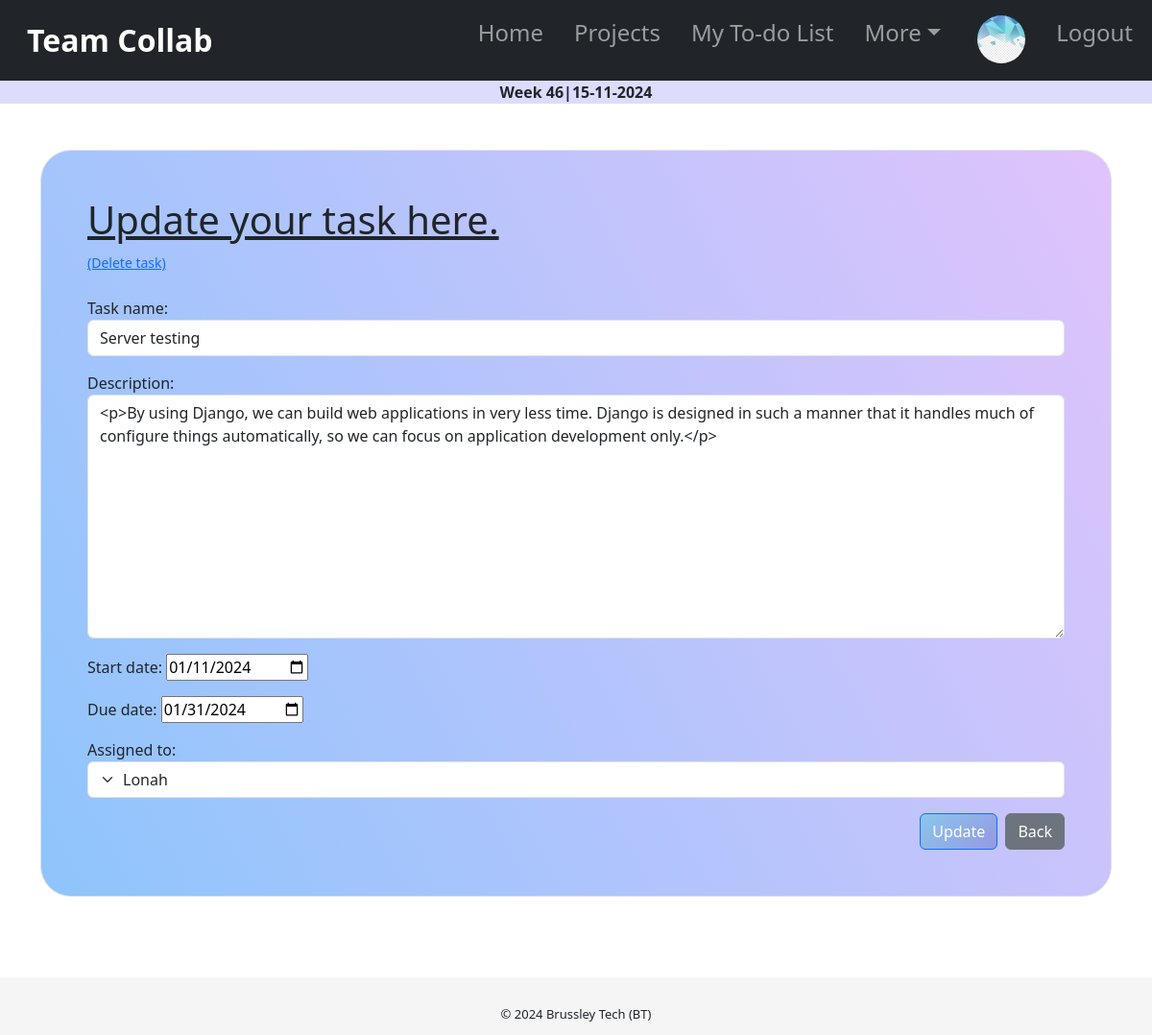
The app's page /task_view/2/ (signed in), older data.
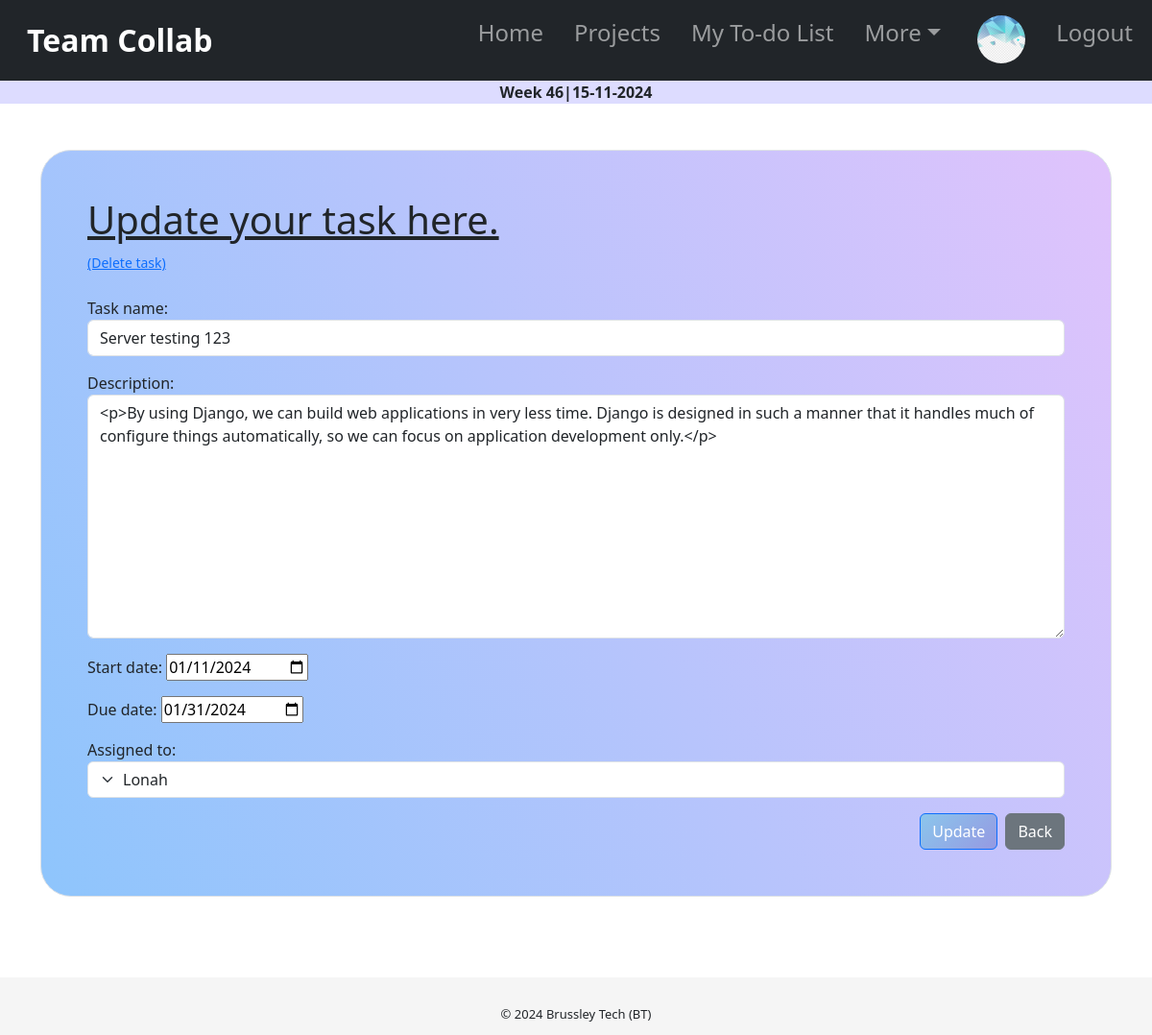
The same page, newer data.
### tasks/models.py (models this page shows, shortened)
class Task(models.Model):
    task_name = models.CharField(max_length=255, null=False)
    description = RichTextField(max_length=3000,null=True, blank=True)
    start_date = models.DateField( blank=True, null = True)
    due_date = models.DateField( blank=True, null = True)
    status = models.CharField(max_length=20, choices=TaskStatus.choices, default=TaskStatus.OPEN)
    project = models.ForeignKey(Project, on_delete=models.CASCADE, null=True, blank=True)
    assigned_to = models.ForeignKey(User, on_delete=models.CASCADE, null=True, blank=True, default=None)
    progress = models.IntegerField(default=0)

### tasks/views.py (the view, shortened to what this page needs)
# urls.py: path('task_view/<int:pk>/',TaskUpdate.as_view(), name='task_update'),
class TaskUpdate(UpdateView):
    model = Task
    form_class = TaskForm
    template_name = 'tasks/task_update.html'
    context_object_name = 'task'

### tasks/forms.py
class TaskForm(forms.ModelForm):
    class Meta:
        model = Task
        fields = ['task_name', 'description', 'start_date', 'due_date', 'assigned_to']
        widgets = {
            'task_name' : forms.TextInput(attrs={'class':'form-control'}),
            'description' : forms.Textarea(attrs={'class': 'form-control'}),
            'start_date': forms.DateInput(attrs={'type':'date'}),
            'due_date': forms.DateInput(attrs={'type':'date'}),
            'assigned_to' : forms.Select(choices=User,attrs={'class': 'form-select'}),
        }

### tasks/templates/tasks/task_update.html (shortened to what this page needs)
{% extends 'tasks/base.html' %}
{% block content %}
<div class="container">
    {% if user.is_authenticated %}
    <div class="container-c1 p-5 my-5 border">
        <h1><u>Update your task here.</u></h1>
        <small><a href="{% url 'task_delete' task.pk %}" class="">(Delete task)</a></small>
        <br>
        <br>
        <form action="" method="POST" enctype="multipart/form-data">
            {{form.as_p}}
            <div class="d-grid gap-2 d-md-flex justify-content-md-end">
                <button class="btn btn-primary" type="submit" >Update</button>
                <button class="btn btn-secondary" id="backButton">Back</button>
            </div>
        </form>
    </div>
{% else %}
    <p>You are not authorized to be in this page!!</p>
{% endif %}
</div>
{% endblock %}

Row changes from the older to the newer data that the page shows:
changed Task "Lonah": task_name "Server testing" → "Server testing 123"
